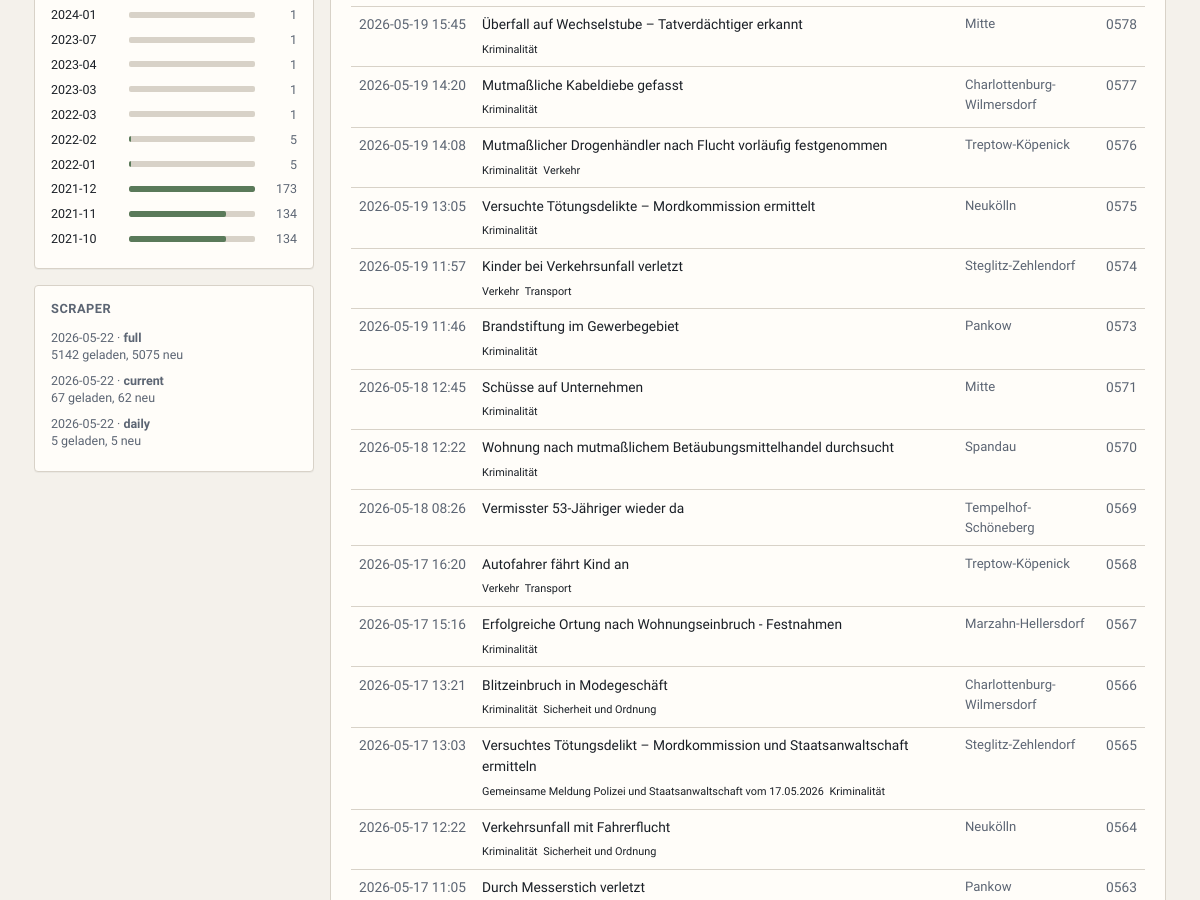
Before: / (middle part) with the older database file.
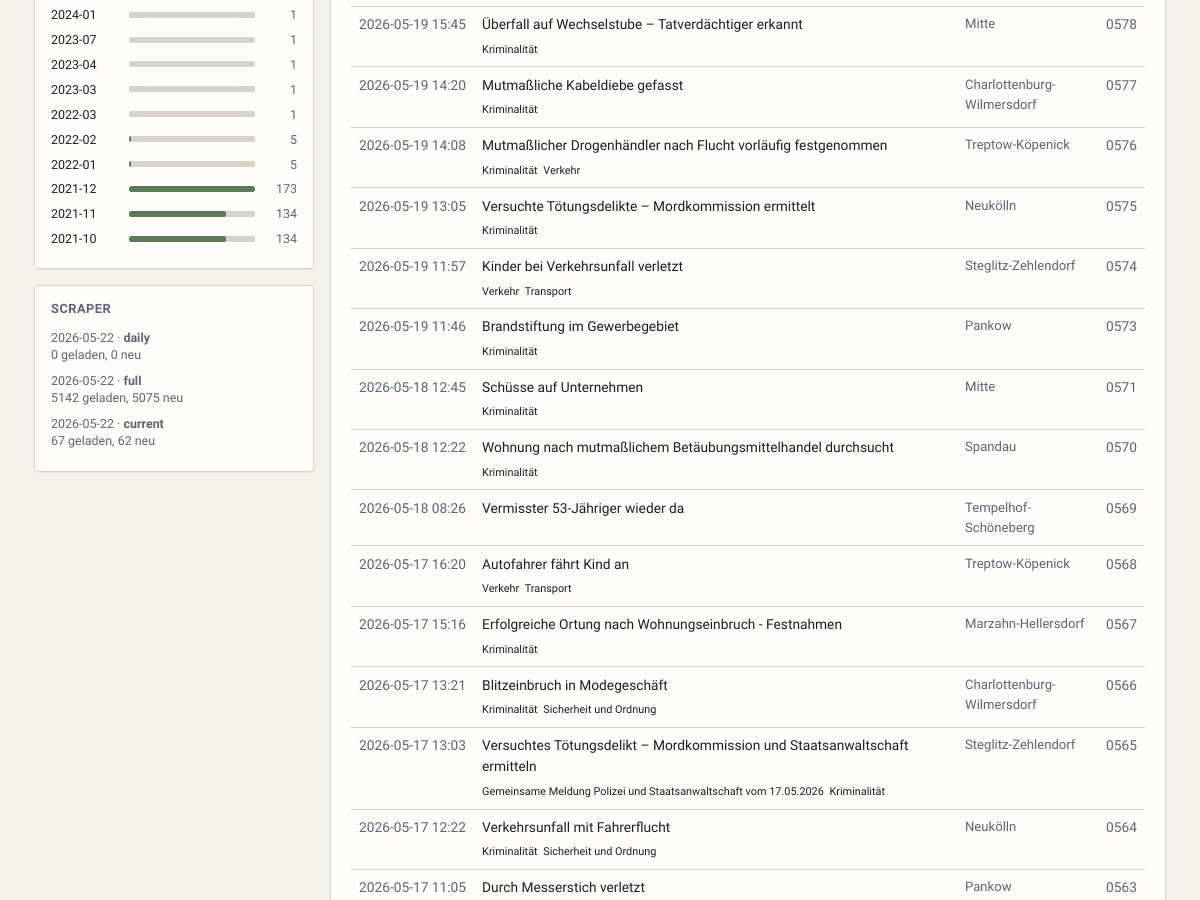
After: the same page with the newer database file.
### tables this page shows
CREATE TABLE scrape_runs (
    id INTEGER PRIMARY KEY AUTOINCREMENT,
    started_at TEXT NOT NULL,
    finished_at TEXT,
    mode TEXT NOT NULL,
    listings_found INTEGER DEFAULT 0,
    articles_fetched INTEGER DEFAULT 0,
    articles_new INTEGER DEFAULT 0,
    articles_updated INTEGER DEFAULT 0,
    errors INTEGER DEFAULT 0,
    notes TEXT
);

CREATE TABLE meldungen (
    id TEXT PRIMARY KEY,
    url TEXT NOT NULL UNIQUE,
    title TEXT NOT NULL,
    published_at TEXT,
    meldung_date TEXT,
    district TEXT,
    body_text TEXT,
    source_year INTEGER,
    first_seen_at TEXT NOT NULL,
    last_scraped_at TEXT NOT NULL
, summary TEXT, tags TEXT, case_number TEXT, images TEXT);

### dashboard/app.py (the view)
@app.route("/")
def index():
    conn = get_db()
    if conn is None:
        return render_template("index.html", ready=False)
    q = request.args.get("q", "").strip()
    district = request.args.get("district", "").strip()
    year = request.args.get("year", "").strip()
    tag = request.args.get("tag", "").strip()
    page = max(1, int(request.args.get("page", 1) or 1))
    conditions = []
    params: list = []
    if q:
        conditions.append(
            "(title LIKE ? OR body_text LIKE ? OR summary LIKE ? OR district LIKE ? OR tags LIKE ?)"
        )
        like = f"%{q}%"
        params.extend([like, like, like, like, like])
    if district:
        conditions.append("district = ?")
        params.append(district)
    if year.isdigit():
        conditions.append("source_year = ?")
        params.append(int(year))
    if tag:
        conditions.append("tags LIKE ?")
        params.append(f'%"{tag}"%')
    where = f"WHERE {' AND '.join(conditions)}" if conditions else ""
    total = conn.execute(
        f"SELECT COUNT(*) FROM meldungen {where}", params
    ).fetchone()[0]
    pages = max(1, ceil(total / PER_PAGE))
    page = min(page, pages)
    offset = (page - 1) * PER_PAGE
    rows = conn.execute(
        f"""
        SELECT id, title, published_at, district, case_number, tags, source_year
        FROM meldungen {where}
        ORDER BY published_at DESC NULLS LAST, id DESC
        LIMIT ? OFFSET ?
        """,
        [*params, PER_PAGE, offset],
    ).fetchall()
    meldungen = [enrich_row(r) for r in rows]
    stats = conn.execute(
        """
        SELECT
            COUNT(*) AS total,
            COUNT(DISTINCT district) AS districts,
            COUNT(DISTINCT source_year) AS years,
            MIN(published_at) AS oldest,
            MAX(published_at) AS newest,
            SUM(CASE WHEN images IS NOT NULL AND images != '[]' THEN 1 ELSE 0 END) AS with_images,
            SUM(CASE WHEN case_number IS NOT NULL AND case_number != '' THEN 1 ELSE 0 END) AS with_case_number,
            SUM(CASE WHEN tags IS NOT NULL AND tags != '[]' THEN 1 ELSE 0 END) AS with_tags,
            ROUND(AVG(LENGTH(body_text))) AS avg_body_len
        FROM meldungen
        """
    ).fetchone()
    filtered_stats = conn.execute(
        f"""
        SELECT COUNT(*) AS total,
               COUNT(DISTINCT district) AS districts
        FROM meldungen {where}
        """,
        params,
    ).fetchone()
    by_year = conn.execute(
        """
        SELECT source_year AS year, COUNT(*) AS count
        FROM meldungen
        WHERE source_year IS NOT NULL
        GROUP BY source_year
        ORDER BY year DESC
        """
    ).fetchall()
    by_district = conn.execute(
        """
        SELECT district, COUNT(*) AS count
        FROM meldungen
        WHERE district IS NOT NULL AND district != ''
        GROUP BY district
        ORDER BY count DESC
        LIMIT 12
        """
    ).fetchall()
    by_month = conn.execute(
        """
        SELECT substr(published_at, 1, 7) AS month, COUNT(*) AS count
        FROM meldungen
        WHERE published_at IS NOT NULL AND length(published_at) >= 7
        GROUP BY month
        ORDER BY month DESC
        LIMIT 18
        """
    ).fetchall()
    popular_tags = _aggregate_tags(conn)
    districts = conn.execute(
        """
        SELECT district, COUNT(*) AS count
        FROM meldungen
        WHERE district IS NOT NULL AND district != ''
        GROUP BY district
        ORDER BY count DESC, district
        """
    ).fetchall()
    years = conn.execute(
        """
        SELECT DISTINCT source_year AS year
        FROM meldungen WHERE source_year IS NOT NULL
        ORDER BY year DESC
        """
    ).fetchall()
    runs = conn.execute(
        "SELECT * FROM scrape_runs ORDER BY id DESC LIMIT 3"
    ).fetchall()
    conn.close()
    max_year_count = max((r["count"] for r in by_year), default=1)
    max_district_count = max((r["count"] for r in by_district), default=1)
    max_month_count = max((r["count"] for r in by_month), default=1)
    max_tag_count = popular_tags[0][1] if popular_tags else 1
    return render_template(
        "index.html",
        ready=True,
        meldungen=meldungen,
        stats=stats,
        filtered_stats=filtered_stats,
        by_year=by_year,
        by_district=by_district,
        by_month=by_month,
        popular_tags=popular_tags,
        districts=districts,
        years=[r["year"] for r in years],
        runs=runs,
        q=q,
        district_filter=district,
        year_filter=year,
        tag_filter=tag,
        page=page,
        pages=pages,
        total=total,
        format_datetime=format_datetime,
        max_year_count=max_year_count,
        max_district_count=max_district_count,
        max_month_count=max_month_count,
        max_tag_count=max_tag_count,
    )

### dashboard/app.py (called while the page is built)
def get_db():
    if not DB_PATH.exists():
        return None
    conn = sqlite3.connect(DB_PATH)
    conn.row_factory = sqlite3.Row
    return conn

def _aggregate_tags(conn) -> list[tuple[str, int]]:
    counts: Counter[str] = Counter()
    for row in conn.execute(
        "SELECT tags FROM meldungen WHERE tags IS NOT NULL AND tags != '[]'"
    ):
        for tag in tags_from_json(row["tags"]):
            counts[tag] += 1
    return counts.most_common(15)

### dashboard/helpers.py (called while the page is built)
def enrich_row(row) -> dict:
    d = dict(row)
    d["tags_list"] = tags_from_json(d.get("tags"))
    d["images_list"] = images_from_json(d.get("images"))
    return d

def format_datetime(iso: str | None) -> str:
    if not iso:
        return "—"
    return iso[:16].replace("T", " ")

### scraper/parse.py (called while the page is built)
def tags_from_json(raw: str | None) -> list[str]:
    if not raw:
        return []
    try:
        return json.loads(raw)
    except json.JSONDecodeError:
        return []

def images_from_json(raw: str | None) -> list[dict]:
    if not raw:
        return []
    try:
        return json.loads(raw)
    except json.JSONDecodeError:
        return []

### dashboard/templates/index.html (shortened to what this page needs)
{% extends "base.html" %}
{% block content %}
{% if not ready %}
<div class="notice">
  <strong>Noch keine Daten.</strong><br>
  <code>python -m scraper.scrape --mode current</code>
</div>
{% else %}
<div class="layout-2col">
  <aside class="sidebar-stats">
    <div class="card compact">
      <ul class="bar-list">
        {% for row in by_month %}
        <li>
          <span class="bar-label">{{ row.month }}</span>
          <span class="bar-track"><span class="bar-fill month" style="width:{{ (row.count / max_month_count * 100)|int }}%"></span></span>
          <span class="bar-count">{{ row.count }}</span>
        </li>
        {% endfor %}
      </ul>
    </div>
    {% if runs %}
    <div class="card compact muted-box">
      <h3>Scraper</h3>
      {% for r in runs %}
      <p class="run-line">
        {{ r.started_at[:10] }} · <strong>{{ r.mode }}</strong><br>
        {{ r.articles_fetched or 0 }} geladen, {{ r.articles_new or 0 }} neu
      </p>
      {% endfor %}
    </div>
    {% endif %}
  </aside>
  <main class="list-panel">
    <div class="card">
      <table class="meldungen-table">
        <tbody>
          {% for m in meldungen %}
          <tr>
            <td class="col-date">{{ format_datetime(m.published_at)[:16] if m.published_at else '—' }}</td>
            <td class="col-title">
              <a href="/meldung/{{ m.id }}">{{ m.title }}</a>
              {% if m.tags_list %}
              <span class="mini-tags">
                {% for t in m.tags_list[:2] %}<a href="?tag={{ t|urlencode }}" class="mini-tag">{{ t }}</a>{% endfor %}
              </span>
              {% endif %}
            </td>
            <td class="col-district">{{ m.district or '—' }}</td>
            <td class="col-nr">{% if m.case_number %}{{ m.case_number }}{% else %}—{% endif %}</td>
          </tr>
          {% else %}
          <tr><td colspan="4" class="empty-cell">Keine Meldungen.</td></tr>
          {% endfor %}
        </tbody>
      </table>
    </div>
  </main>
</div>
{% endif %}
{% endblock %}

### dashboard/templates/base.html (shortened to what this page needs)
<!DOCTYPE html>
<html lang="de">
<head>
</head>
<body>
  <div class="wrap">
    {% block content %}{% endblock %}
  </div>
</body>
</html>

### dashboard/templates/base.html (style rules this page uses)
:root { --bg: #f4f1eb; --paper: #fffdf9; --ink: #1a1f26; --muted: #5c6573; --line: #d8d2c8; --accent: #1e4d8c; --accent-soft: #e8f0fa; --tag-bg: #eef2f6; }
* { box-sizing: border-box; }
body { margin: 0; font-family: "Source Sans 3", system-ui, sans-serif; font-size: 16px; line-height: 1.55; color: var(--ink); background: var(--bg); }
.wrap { max-width: 1180px; margin: 0 auto; padding: 1.25rem 1.5rem 3rem; }
.card { background: var(--paper); border: 1px solid var(--line); border-radius: 4px; padding: 1.1rem 1.25rem; margin-bottom: 1rem; box-shadow: 0 1px 0 rgba(0,0,0,.04); }
.layout-2col { display: grid; grid-template-columns: 280px 1fr; gap: 1rem; align-items: start; }
.card.compact { padding: 0.85rem 1rem; }
.card.compact h3 { margin: 0 0 0.6rem; font-size: 0.8rem; text-transform: uppercase; letter-spacing: 0.04em; color: var(--muted); font-weight: 600; }
.bar-list { list-style: none; margin: 0; padding: 0; }
.bar-fill.month { background: #5a7a5a; }
.meldungen-table { width: 100%; border-collapse: collapse; font-size: 0.86rem; }
.col-date { width: 118px; white-space: nowrap; color: var(--muted); font-variant-numeric: tabular-nums; }
.col-district { width: 140px; color: var(--muted); font-size: 0.82rem; }
.col-nr { width: 48px; text-align: right; color: var(--muted); font-variant-numeric: tabular-nums; }
.mini-tags { display: block; margin-top: 0.15rem; }
.mini-tag { font-size: 0.68rem; color: var(--muted); margin-right: 0.35rem; text-decoration: none; }
.muted-box { font-size: 0.78rem; color: var(--muted); }
.run-line { margin: 0 0 0.5rem; line-height: 1.4; }

Changed rows visible on the page:
no longer on this page (row unchanged): scrape_runs: started_at "2026-05-22", mode "daily", articles_fetched "5", articles_new "5"
added scrape_runs: started_at "2026-05-22", mode "daily", articles_fetched "0", articles_new "0"
